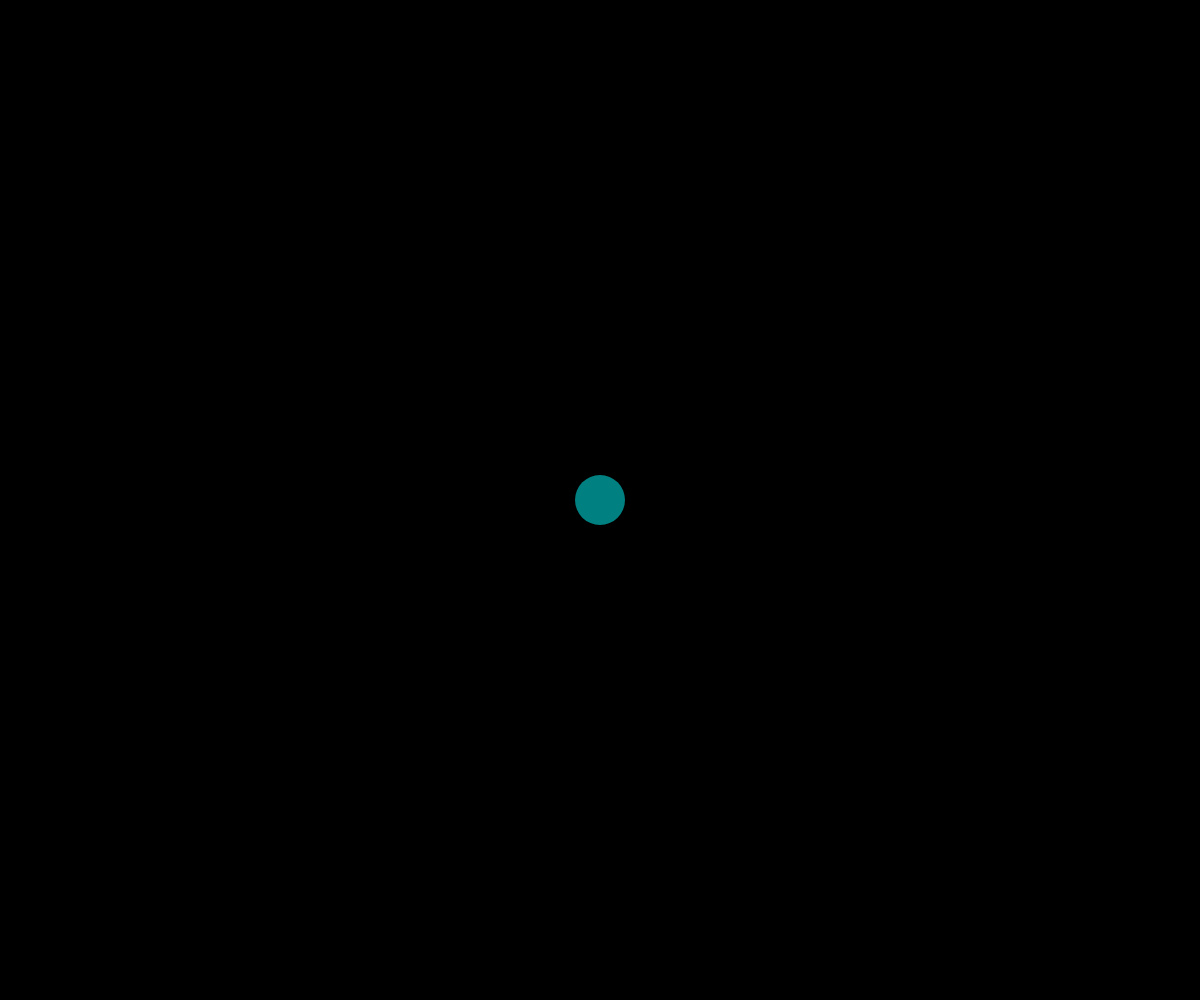
Frame 1 (no input)
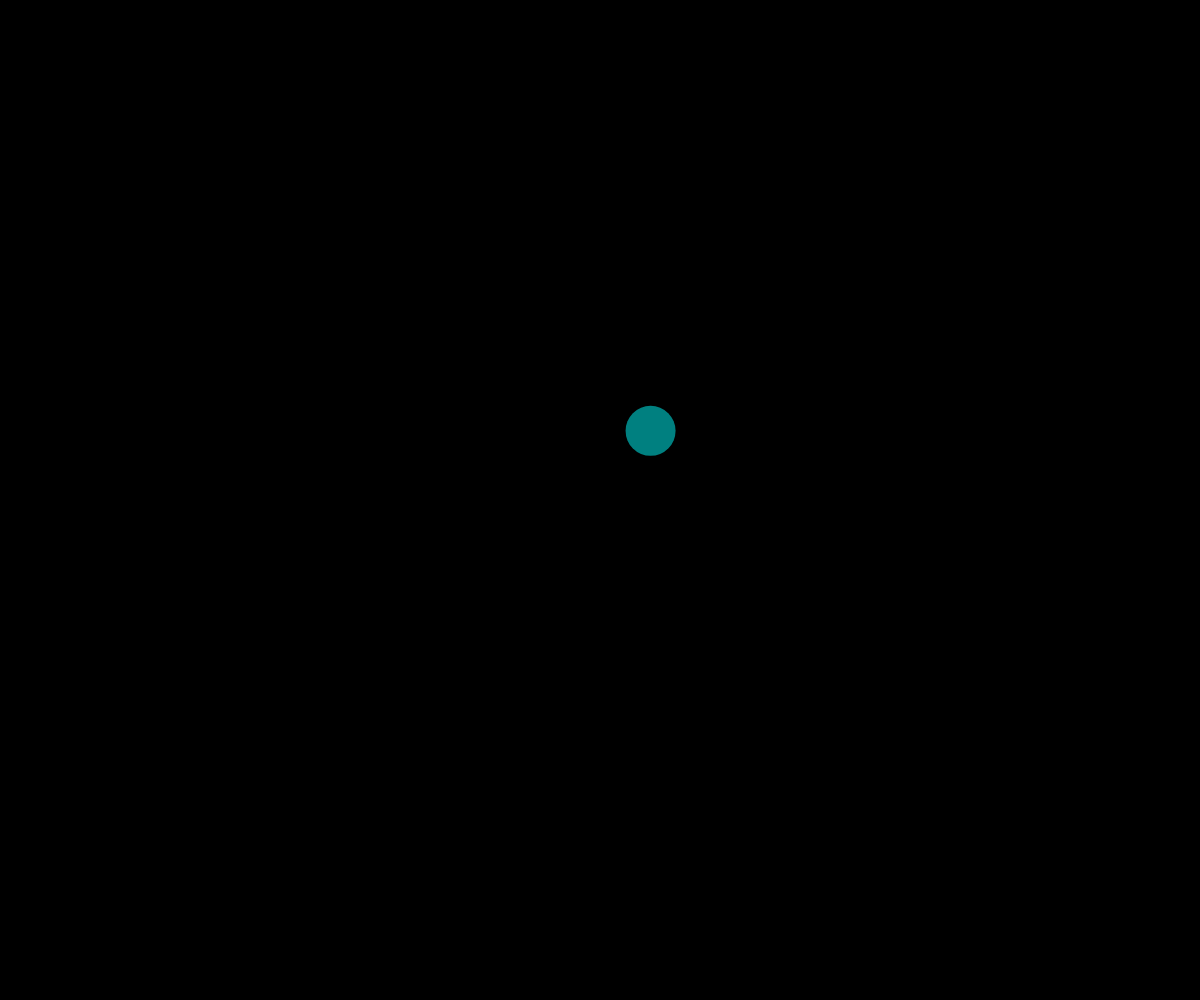
Frame 60 (no input)
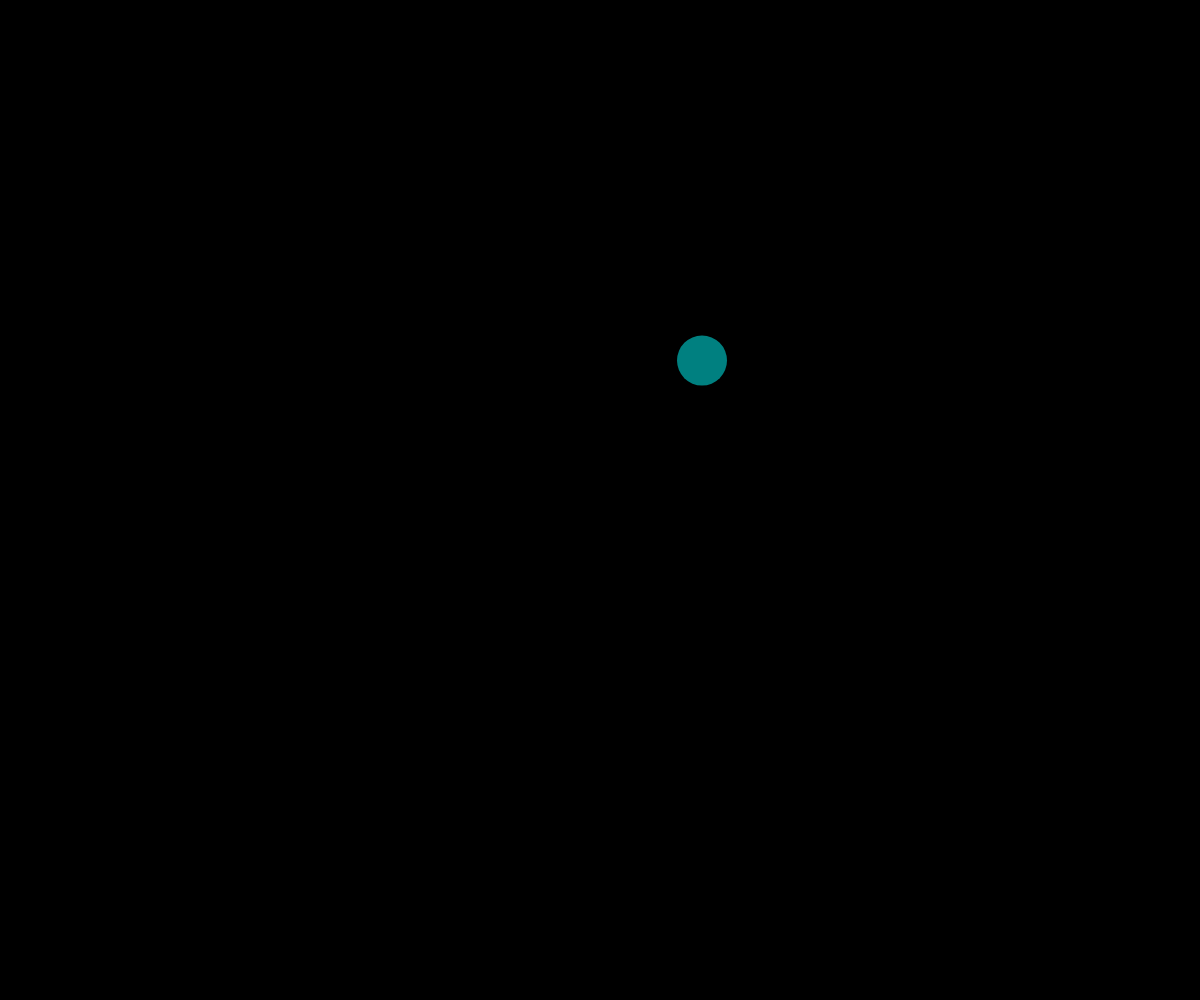
Frame 120 (the mouse pressed at the canvas centre since frame 60)

The p5.js sketch that drew these frames (run headless with seeded random() and noise() and a simulated clock; from frame 60 on, the mouse is pressed at the canvas centre):

// p5.js sketch
// ── sketch.js
let drop;

function setup() {
    createCanvas(windowWidth,windowHeight);
    drop = new Drop(width/2, height/2, 50, 'teal')
}

function draw() {
    background(0);

    drop.display();
    drop.drift();
}

//***DEFINE BUBBLES CLASS
class Drop {
    constructor(tempX, tempY, tempSize, tempColor) {
        this.posX = tempX;
        this.posY = tempY;
        this.size = tempSize;
        this.deltaX = random(-2, 2);
        this.deltaY = random(-2, 2);
        this.color = tempColor;
    }

    // describes what the drop will look like
    display() {
        noStroke();
        fill(this.color);
        ellipse( this.posX, this.posY, this.size)
    }

    //describes drifting movement of the drops
    drift() {
        this.posX = this.posX + this.deltaX;
        this.posY = this.posY + this.deltaY;
    }
}
